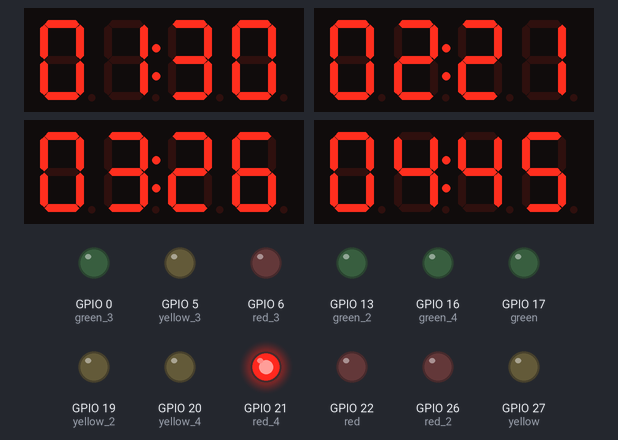
The program below on a simulated Raspberry Pi (BCM pin numbers). On the bench: 4 × 4-digit seven-segment display, output pins drawn as LEDs (lit = HIGH). Library files of the repository ran but are not shown: tm1637.py; pins used as bus, display or sensor lines are not drawn.

Above: at 0.1 s.
At 1.1 s:
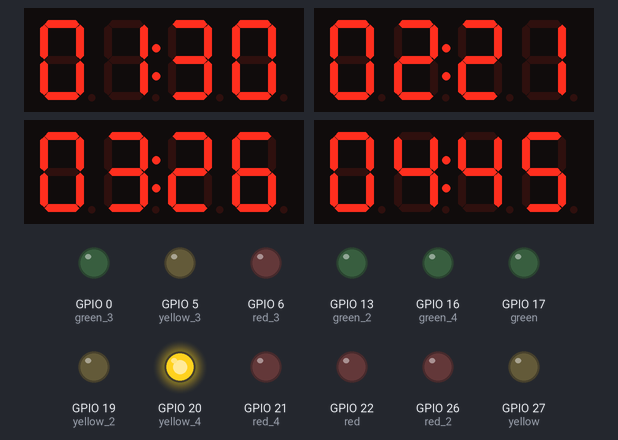
At 2.1 s:
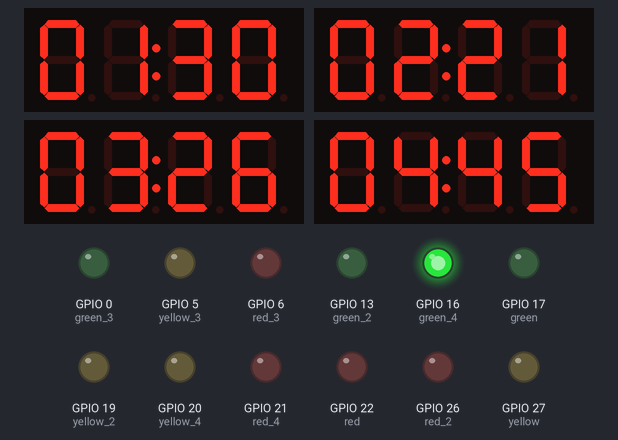
Timing chart, 0 to 130.0 s (numbered marks = the images above):
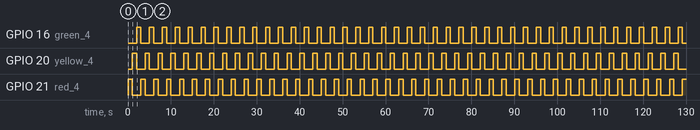

The program:

coba_all.py
```python
import RPi.GPIO as GPIO
import tm1637
import time

GPIO.setmode(GPIO.BCM)

#lampu 1 - Selatan
red = 22
yellow = 27
green = 17

GPIO.setup(red,GPIO.OUT)
GPIO.setup(yellow,GPIO.OUT)
GPIO.setup(green,GPIO.OUT)

#lampu 2 - Barat
red_2 = 26
yellow_2 = 19
green_2= 13

GPIO.setup(red_2,GPIO.OUT)
GPIO.setup(yellow_2,GPIO.OUT)
GPIO.setup(green_2,GPIO.OUT)

#lampu 3 - Utara
red_3 = 6
yellow_3 = 5
green_3 = 0

GPIO.setup(red_3,GPIO.OUT)
GPIO.setup(yellow_3,GPIO.OUT)
GPIO.setup(green_3,GPIO.OUT)

#lampu 4 - Timur
red_4 = 21
yellow_4 = 20
green_4 = 16

GPIO.setup(red_4,GPIO.OUT)
GPIO.setup(yellow_4,GPIO.OUT)
GPIO.setup(green_4,GPIO.OUT)

# tm 1 - barat
tm_barat = tm1637.TM1637(clk=23, dio=7)

# tm 2 - selatan
tm_selatan = tm1637.TM1637(clk=24, dio=1)

# tm 3 - utara
tm_utara = tm1637.TM1637(clk=15, dio=25)

# # tm 4 - timur
tm_timur = tm1637.TM1637(clk=18, dio=8)


try:
    while True:
        tm_selatan.numbers(1, 30)
        tm_barat.numbers(2, 21)
        tm_timur.numbers(3, 26)
        tm_utara.numbers(4, 45)

        # GPIO.output(red,True)
        # GPIO.output(yellow,False)
        # GPIO.output(green,False)

        # GPIO.output(red_2,True)
        # GPIO.output(yellow_2,False)
        # GPIO.output(green_2,False)

        # GPIO.output(red_3,True)
        # GPIO.output(yellow_3,False)
        # GPIO.output(green_3,False)

        GPIO.output(red_4,True)
        GPIO.output(yellow_4,False)
        GPIO.output(green_4,False)

        time.sleep(1)

        # GPIO.output(red,False)
        # GPIO.output(yellow,True)
        # GPIO.output(green,False)

        # GPIO.output(red_2,False)
        # GPIO.output(yellow_2,True)
        # GPIO.output(green_2,False)

        # GPIO.output(red_3,False)
        # GPIO.output(yellow_3,True)
        # GPIO.output(green_3,False)

        GPIO.output(red_4,False)
        GPIO.output(yellow_4,True)
        GPIO.output(green_4,False)

        time.sleep(1)

        # GPIO.output(red,False)
        # GPIO.output(yellow,False)
        # GPIO.output(green,True)

        # GPIO.output(red_2,False)
        # GPIO.output(yellow_2,False)
        # GPIO.output(green_2,True)

        # GPIO.output(red_3,False)
        # GPIO.output(yellow_3,False)
        # GPIO.output(green_3,True)

        GPIO.output(red_4,False)
        GPIO.output(yellow_4,False)
        GPIO.output(green_4,True)

        time.sleep(1)

except KeyboardInterrupt:
    tm_barat.write([0, 0, 0, 0])
    tm_selatan.write([0, 0, 0, 0])
    tm_utara.write([0, 0, 0, 0])
    tm_timur.write([0, 0, 0, 0])
    GPIO.cleanup()
```

Measured:
- by itself, GPIO 16 (green_4), GPIO 20 (yellow_4), GPIO 21 (red_4): alternates HIGH for 1.0 s and LOW for 2.0 s
- by itself, everything shown: repeats every 3.0 s, in 3 steps
